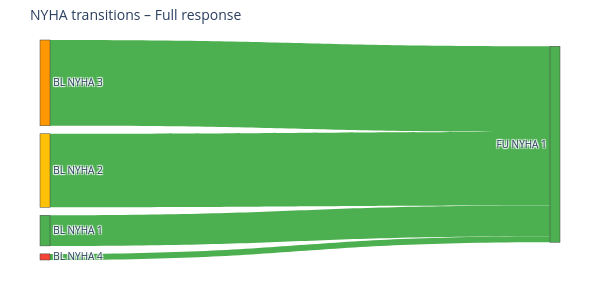
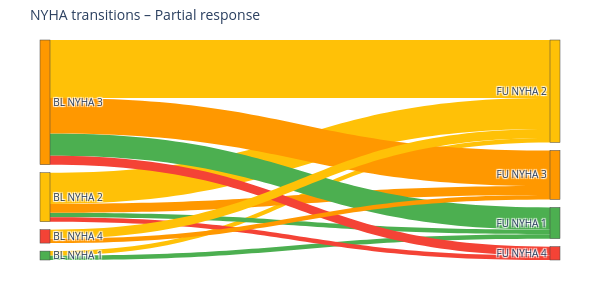
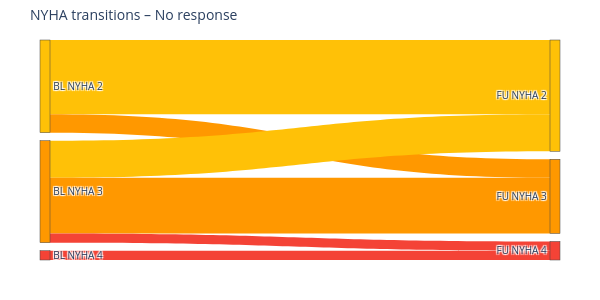

Source (notebook cell) for these figures, in order:
### Code cell
import plotly.graph_objects as go

for g, g_name in groups.items():
    if g_name not in transitions:
        continue
    mat = transitions[g_name]

    sources = []
    targets = []
    values  = []
    link_colors = []

    # Nodes: 0-3 = BL NYHA I–IV, 4-7 = FU NYHA I–IV
    for bl in range(1, 5):
        for fu in range(1, 5):
            if bl in mat.index and fu in mat.columns:
                v = mat.loc[bl, fu]
                if v > 0:
                    sources.append(bl - 1)
                    targets.append(4 + fu - 1)
                    values.append(v)
                    # Farbe der Kante nach Ziel-NYHA (oder nach BL, je nach Geschmack)
                    link_colors.append(nyha_colors[fu])

    if not values:
        continue

    labels = [f"BL NYHA {i}" for i in range(1, 5)] + [f"FU NYHA {i}" for i in range(1, 5)]

    # Node-Farben: BL 1–4, FU 1–4 mit gleicher Skala
    node_colors = (
        [nyha_colors[i] for i in range(1, 5)] +
        [nyha_colors[i] for i in range(1, 5)]
    )

    fig = go.Figure(data=[go.Sankey(
        node=dict(
            label=labels,
            pad=8,
            thickness=10,
            color=node_colors
        ),
        link=dict(
            source=sources,
            target=targets,
            value=values,
            color=link_colors
        )
    )])

    fig.update_layout(
        title_text=f"NYHA transitions – {g_name}",
        font_size=10,
        width=600,   # schmaler fürs Supplement
        height=300,
        margin=dict(l=40, r=40, t=40, b=40)
    )
    fig.show()

### Figure 1 — Plotly figure (JSON) as saved in the notebook; plotly's stock layout.template omitted (floating-point values rounded to 4 significant figures)
{"data": [{"link": {"color": ["#4CAF50", "#4CAF50", "#4CAF50", "#4CAF50"], "source": [0, 1, 2, 3], "target": [4, 4, 4, 4], "value": [5, 12, 14, 1]}, "node": {"color": ["#4CAF50", "#FFC107", "#FF9800", "#F44336", "#4CAF50", "#FFC107", "#FF9800", "#F44336"], "label": ["BL NYHA 1", "BL NYHA 2", "BL NYHA 3", "BL NYHA 4", "FU NYHA 1", "FU NYHA 2", "FU NYHA 3", "FU NYHA 4"], "pad": 8, "thickness": 10}, "type": "sankey"}], "layout": {"font": {"size": 10}, "height": 300, "margin": {"b": 40, "l": 40, "r": 40, "t": 40}, "title": {"text": "NYHA transitions – Full response"}, "width": 600}}

### Figure 2 — Plotly figure (JSON) as saved in the notebook; plotly's stock layout.template omitted (floating-point values rounded to 4 significant figures)
{"data": [{"link": {"color": ["#4CAF50", "#FFC107", "#4CAF50", "#FFC107", "#FF9800", "#F44336", "#4CAF50", "#FFC107", "#FF9800", "#F44336", "#FFC107", "#FF9800"], "source": [0, 0, 1, 1, 1, 1, 2, 2, 2, 2, 3, 3], "target": [4, 5, 4, 5, 6, 7, 4, 5, 6, 7, 5, 6], "value": [1, 1, 1, 7, 2, 1, 5, 13, 8, 2, 2, 1]}, "node": {"color": ["#4CAF50", "#FFC107", "#FF9800", "#F44336", "#4CAF50", "#FFC107", "#FF9800", "#F44336"], "label": ["BL NYHA 1", "BL NYHA 2", "BL NYHA 3", "BL NYHA 4", "FU NYHA 1", "FU NYHA 2", "FU NYHA 3", "FU NYHA 4"], "pad": 8, "thickness": 10}, "type": "sankey"}], "layout": {"font": {"size": 10}, "height": 300, "margin": {"b": 40, "l": 40, "r": 40, "t": 40}, "title": {"text": "NYHA transitions – Partial response"}, "width": 600}}

### Figure 3 — Plotly figure (JSON) as saved in the notebook; plotly's stock layout.template omitted (floating-point values rounded to 4 significant figures)
{"data": [{"link": {"color": ["#FFC107", "#FF9800", "#FFC107", "#FF9800", "#F44336", "#F44336"], "source": [1, 1, 2, 2, 2, 3], "target": [5, 6, 5, 6, 7, 7], "value": [8, 2, 4, 6, 1, 1]}, "node": {"color": ["#4CAF50", "#FFC107", "#FF9800", "#F44336", "#4CAF50", "#FFC107", "#FF9800", "#F44336"], "label": ["BL NYHA 1", "BL NYHA 2", "BL NYHA 3", "BL NYHA 4", "FU NYHA 1", "FU NYHA 2", "FU NYHA 3", "FU NYHA 4"], "pad": 8, "thickness": 10}, "type": "sankey"}], "layout": {"font": {"size": 10}, "height": 300, "margin": {"b": 40, "l": 40, "r": 40, "t": 40}, "title": {"text": "NYHA transitions – No response"}, "width": 600}}
